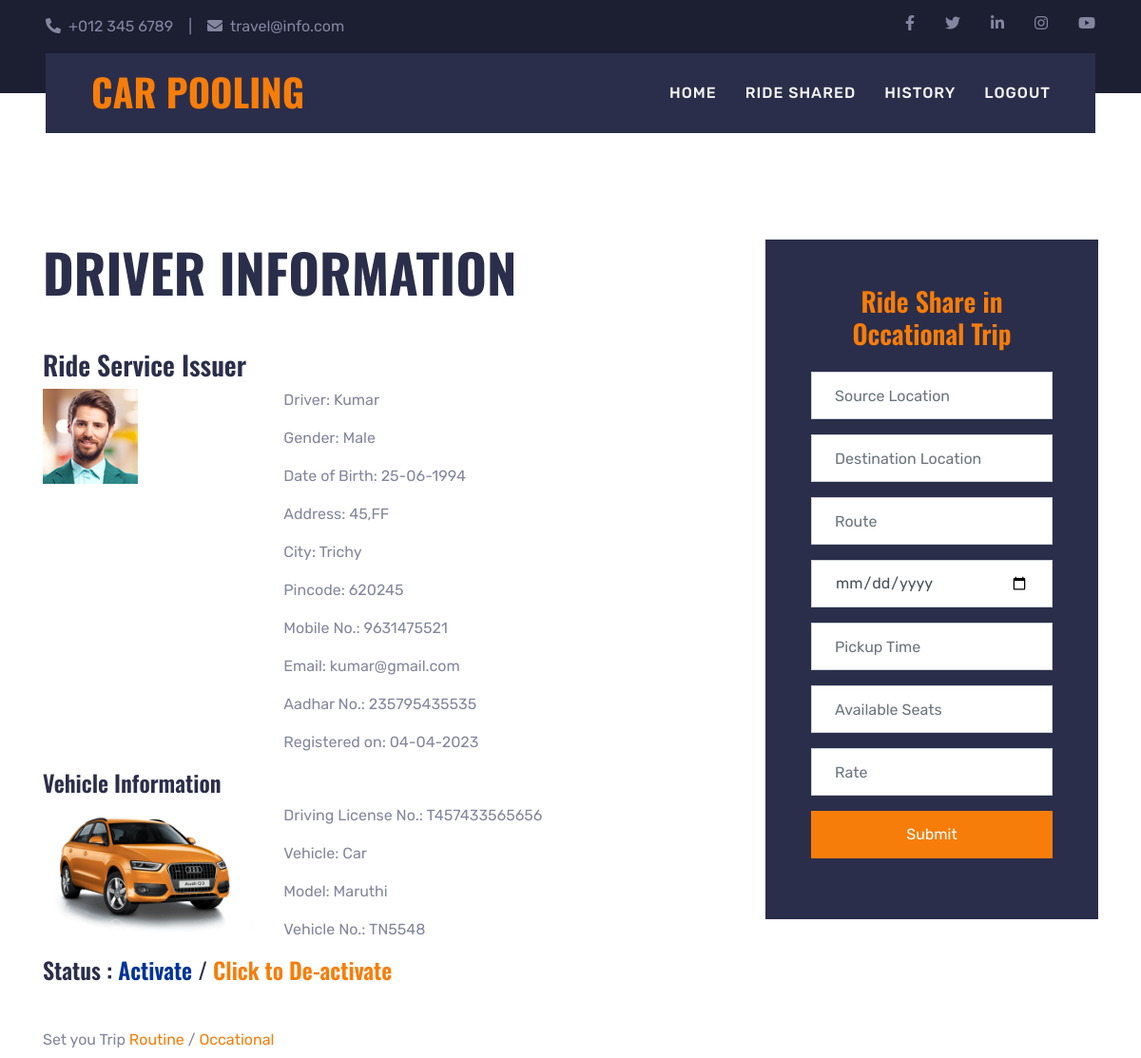
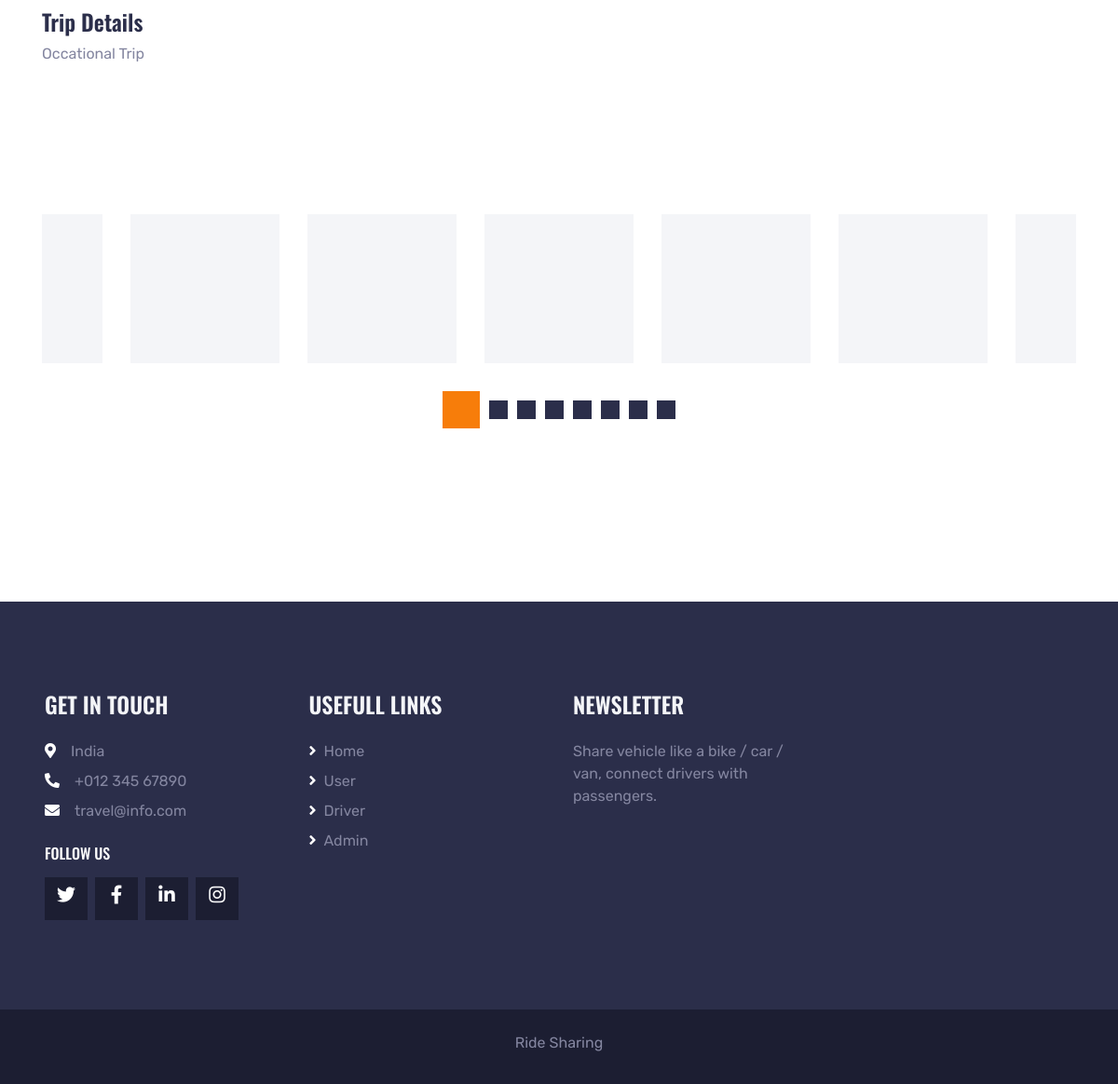
The app's page /home.php (signed in) with its own data (2 pictures, top to bottom).
### tables this page shows
CREATE TABLE `rs_driver` (
  `id` int(11) NOT NULL,
  `name` varchar(20) NOT NULL,
  `gender` varchar(10) NOT NULL,
  `dob` varchar(20) NOT NULL,
  `address` varchar(50) NOT NULL,
  `city` varchar(20) NOT NULL,
  `pincode` varchar(20) NOT NULL,
  `mobile` bigint(20) NOT NULL,
  `email` varchar(40) NOT NULL,
  `aadhar` varchar(20) NOT NULL,
  `photo` varchar(50) NOT NULL,
  `uname` varchar(20) NOT NULL,
  `pass` varchar(20) NOT NULL,
  `create_date` varchar(20) NOT NULL,
  `status` int(11) NOT NULL,
  `driving` varchar(20) NOT NULL,
  `vehicle` varchar(20) NOT NULL,
  `vmodel` varchar(30) NOT NULL,
  `vno` varchar(20) NOT NULL,
  `vphoto` varchar(50) NOT NULL,
  `vehicle_st` int(11) NOT NULL,
  `trip_st` int(11) NOT NULL
);

### home.php (the view, shortened to what this page needs)
<?php
include("dbconnect.php");
$uname=$_SESSION['uname'];
extract($_REQUEST);
$q1=mysqli_query($connect,"select * from rs_driver where uname='$uname'");
$mr=mysqli_fetch_array($q1);
		 ?>
<?php include("driverheader.php");?>
    <div class="container-fluid pt-5">
        <div class="container pt-5">
            <div class="row">
                <div class="col-lg-8 mb-5">
                    <h2 class="display-4 text-uppercase mb-5">Driver Information</h3>
					<h3>Ride Service Issuer</h3>
					<div class="row">
                                <div class="col-4">
									<img class="img-fluid mb-4" src="<?php echo $mr['photo'];?>" alt="">
                                </div>
                                <div class="col-6">
									<p>Driver: <?php echo $mr['name'];?></p>
									<p>Gender: <?php echo $mr['gender'];?></p>
									<p>Date of Birth: <?php echo $mr['dob'];?></p>
									<p>Address: <?php echo $mr['address'];?></p>
									<p>City: <?php echo $mr['city'];?></p>
									<p>Pincode: <?php echo $mr['pincode'];?></p>
									<p>Mobile No.: <?php echo $mr['mobile'];?></p>
									<p>Email: <?php echo $mr['email'];?></p>
									<p>Aadhar No.: <?php echo $mr['aadhar'];?></p>
									<p>Registered on: <?php echo $mr['create_date'];?></p>
                                </div>
                            </div>
							<h4>Vehicle Information</h4>
							<div class="row">
                                <div class="col-4">
									<img class="img-fluid mb-4" src="<?php echo $mr['vphoto'];?>" alt="">
                                </div>
                                <div class="col-6">
									<p>Driving License No.: <?php echo $mr['driving'];?></p>
									<p>Vehicle: <?php echo $mr['vehicle'];?></p>
									<p>Model: <?php echo $mr['vmodel'];?></p>
									<p>Vehicle No.: <?php echo $mr['vno'];?></p>
                                </div>
                            </div>
							<h4>Status :
						    <?php
                            if($mr['vehicle_st']==1)
                            {
                                ?>
                                <span style="color:#FF3300">De-activated</span> /
							    <a href="/home?act=yes">Click to Activate</a>
                            <?php
                            }
                            else
                            {
                                ?>
                                <span style="color:#003399">Activate</span> /
							    <a href="/home?act=no">Click to De-activate</a>
                                <?php
                            }
                            ?>
							</h4>
							<p>&nbsp;</p>
							<p>
                 Set you Trip  <a href="home.php?routine=1">Routine</a> / <a href="home.php?routine=2">Occational</a>
                   </p>
							<h4>Trip Details</h4>
                            <?php
                            if($mr['trip_st']==1)
                            {
                                ?>
                             <p>Routine Trip (<a href="home1.php">Add</a>)</p>
                             <?php
                            }
                            else if($mr['trip_st']==2)
                            {
                                ?>
                                <p>Occational Trip</p>
                                <?php
                            }
                            else{
                                ?>
                                <p>No Trip</p>
                                <?php
                            }
                            ?>
               </div>
                <div class="col-lg-4 mb-5">
                    <div class="bg-secondary p-5">
						<form name="form1" method="post">
                        <h3 class="text-primary text-center mb-4">Ride Share in Occational Trip</h3>
                        <div class="form-group">
							<input type="text" name="splace" class="form-control px-4" placeholder="Source Location" style="height: 50px;" required>
                        </div>
                        <div class="form-group">
							<input type="text" name="dplace" class="form-control px-4" placeholder="Destination Location" style="height: 50px;" required>
                        </div>
						<div class="form-group">
							<input type="text" name="route" class="form-control px-4" placeholder="Route" style="height: 50px;" required>
                        </div>
                        <div class="form-group">
                            <div class="date" id="date1" data-target-input="nearest">
                                <input name="pdate" type="date" class="form-control p-4" placeholder="Pickup Date" required />
                            </div>
                        </div>
                        <div class="form-group">
                            <div class="time" id="time1" data-target-input="nearest">
                                <input type="text" name="ptime" class="form-control p-4 datetimepicker-input" placeholder="Pickup Time"
                                    data-target="#time1" data-toggle="datetimepicker" required />
                            </div>
                        </div>
						<div class="form-group">
                            <div class="time" id="time1" data-target-input="nearest">
                                <input type="text" name="seats" class="form-control p-4" placeholder="Available Seats" />
                            </div>
                        </div>
						<div class="form-group">
                            <div class="time" id="time1" data-target-input="nearest">
                                <input type="text" name="rate" class="form-control p-4" placeholder="Rate" required />
                            </div>
                        </div>
                        <div class="form-group mb-0">
                            <button class="btn btn-primary btn-block" type="submit" name="btn" style="height: 50px;">Submit</button>
                        </div>
						</form>
                    </div>
                </div>
            </div>
        </div>
    </div>
 <?php include("footer.php");?>

### static/css/style.css (style rules this page uses)
:root { --primary: #F77D0A; --secondary: #2B2E4A; --light: #F4F5F8; --dark: #1C1E32; }
h1, h2, .font-weight-bold { font-weight: 700 !important; }
h3, h4, .font-weight-semi-bold { font-weight: 600 !important; }

### records on screen
rs_driver: photo (picture), name "Kumar", gender "Male", dob "25-06-1994", address "45,FF", city "Trichy", pincode "620245", mobile "9631475521", email "kumar@gmail.com", aadhar "235795435535", create_date "04-04-2023", vphoto (picture), driving "T457433565656", vehicle "Car", vmodel "Maruthi", vno "TN5548"
